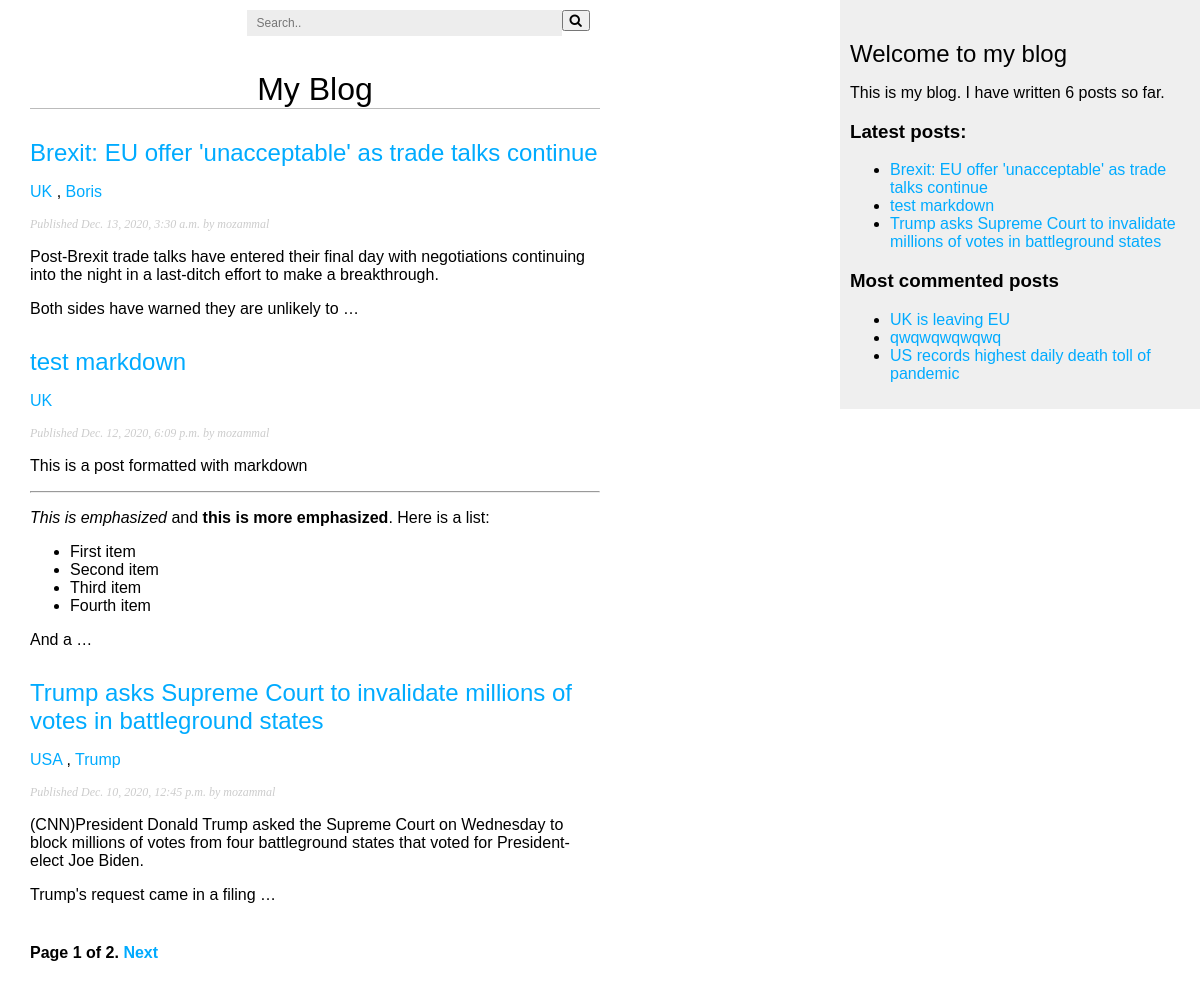
Screenshot of /blog/ with the database file from the repository.
### blog/models.py (models this page shows, shortened)
class Post(models.Model):
    STATUS_CHOICES = (
        ("draft", "Draft"),
        ("published", "Published"),
    )
    title = models.CharField(max_length=250)
    slug = models.SlugField(max_length=250, unique_for_date="publish")
    author = models.ForeignKey(
        User, on_delete=models.CASCADE, related_name="blog_posts"
    )
    body = models.TextField()
    publish = models.DateTimeField(default=timezone.now)
    created = models.DateTimeField(auto_now_add=True)
    updated = models.DateTimeField(auto_now=True)
    status = models.CharField(max_length=10, choices=STATUS_CHOICES, default="draft")
    objects = models.Manager()
    published = PublishedManager()
    tags = TaggableManager()
    def get_absolute_url(self):
        return reverse(
            "blog:post_detail",
            args=[self.publish.year, self.publish.month, self.publish.day, self.slug],
        )
    class Meta:
        ordering = ("-publish",)

### blog/views.py (the view)
# urls.py: path("", views.post_list, name="post_list"),
def post_list(request, tag_slug=None):
    object_list = Post.published.all()
    tag = None
    if tag_slug:
        tag = get_object_or_404(Tag, slug=tag_slug)
        object_list = object_list.filter(tags__in=[tag])
    paginator = Paginator(object_list, 3)  # 3 posts in each page
    page = request.GET.get("page")
    try:
        posts = paginator.page(page)
    except PageNotAnInteger:
        posts = paginator.page(1)
    except EmptyPage:
        posts = paginator.page(paginator.num_pages)
    return render(
        request, "blog/post/list.html", {"page": page, "posts": posts, "tag": tag}
    )

### blog/models.py (called while the page is built)
    def get_queryset(self):
        return super().get_queryset().filter(status="published")

### blog/templatetags/blog_tags.py (called while the page is built)
@register.simple_tag
def total_posts():
    return Post.published.count()

@register.inclusion_tag("blog/post/latest_posts.html")
def show_latest_posts(count=5):
    lastest_posts = Post.published.order_by("-publish")[:count]
    return {"latest_posts": lastest_posts}

@register.simple_tag
def get_most_commented_posts(count=5):
    return Post.published.annotate(total_comments=Count("comments")).order_by(
        "-total_comments"
    )[:count]

@register.filter(name="markdown")
def markdown_format(text):
    return mark_safe(markdown.markdown(text))

### blog/templates/blog/post/list.html (shortened to what this page needs)
{% extends "blog/base.html" %}
{% load blog_tags %}
{% block content %}
  <h1>My Blog</h1>
  {% for post in posts %}
    <h2>
      <a href="{{ post.get_absolute_url }}">
        {{ post.title }}
      </a>
    </h2>
    <p class="tags">
      {% for tag in post.tags.all %}
        <a href="{% url "blog:post_list_by_tag" tag.slug %}">
          {{ tag.name }}
        </a>
        {% if not forloop.last %}, {% endif %}
      {% endfor %}
    </p>
    <p class="date">
      Published {{ post.publish }} by {{ post.author }}
    </p>
    {{ post.body|markdown|truncatewords_html:30 }}
  {% endfor %}
  {% include "pagination.html" with page=posts %}
{% endblock %}

### blog/templates/blog/base.html (shortened to what this page needs)
{% load blog_tags %}
{% load static %}
<!DOCTYPE html>
<html>
<head>
  <link rel="stylesheet" href="https://cdnjs.cloudflare.com/ajax/libs/font-awesome/4.7.0/css/font-awesome.min.css">
  <link href="{% static "css/blog.css" %}" rel="stylesheet">
</head>
<body>
  <div id="content">
    <div id="search-box">
    <form action="{% url  "blog:post_search" %}" method="POST">
      <input type="text" placeholder="Search.." name="q" size="40">
      <button type="submit"><i class="fa fa-search"></i></button>
    </form>
  </div>
    {% block content %}
    {% endblock %}
  </div>
  <div id="sidebar">
    <h2>Welcome to my blog</h2>
    <p> This is my blog. I have written {% total_posts %} posts so far. </p>
    <h3>Latest posts:</h3>
    {% show_latest_posts 3 %}
    <h3>Most commented posts</h3>
    {% get_most_commented_posts 3 as most_commented_posts %}
    <ul>
      {% for post in most_commented_posts %}
        <li>
          <a href="{{ post.get_absolute_url }}">{{ post.title }}</a>
        </li>
      {% endfor %}
    </ul>
  </div>
</body>
</html>

### blog/templates/pagination.html (shortened to what this page needs)
<div class="pagination">
    <span class="step-links">
      <span class="current">
        Page {{ page.number }} of {{ page.paginator.num_pages }}.
      </span>
      {% if page.has_next %}
        <a href="?page={{ page.next_page_number }}">Next</a>
      {% endif %}
    </span>
  </div>

### blog/templates/blog/post/latest_posts.html
<ul>
    {% for post in latest_posts %}
      <li>
        <a href="{{ post.get_absolute_url }}">{{ post.title }}</a>
      </li>
    {% endfor %}
  </ul>

### blog/static/css/blog.css (style rules this page uses)
body { margin:0; padding:0; font-family:helvetica, sans-serif; }
a { color:#00abff; text-decoration:none; }
h1 { font-weight:normal; border-bottom:1px solid #bbb; text-align: center; padding-top: 50px; }
h2 { font-weight:normal; margin:30px 0 0; }
#content { float:left; width:50%; padding:0 0 0 30px; }
#sidebar { float:right; width:30%; padding:10px; background:#efefef; height:100%; }
#search-box { float: right; padding: 10px; }
p.date { color:#ccc; font-family: georgia, serif; font-size: 12px; font-style: italic; }
.pagination { margin:40px 0; font-weight:bold; }
input, textarea { clear:both; float:left; margin:0 0 10px; background:#ededed; border:0; padding:6px 10px; font-size:12px; }
* { box-sizing: border-box; }

### rows the page displays
Post: title "Brexit: EU offer 'unacceptable' as trade talks continue", publish "Dec. 13, 2020, 3:30 a.m.", author "mozammal", body "Post-Brexit trade talks have entered their final day with negotiations continuing into the night in a last-ditch effort to make a breakthrough. Both sides have warned they are unlikely to …"
Tag: name "UK"
Tag: name "Boris"
Post: title "test markdown", publish "Dec. 12, 2020, 6:09 p.m.", author "mozammal", body "This is a post formatted with markdown This is emphasized and this is more emphasized . Here is a list: First item Second item Third item Fourth item And a …"
Post: title "Trump asks Supreme Court to invalidate millions of votes in battleground states", publish "Dec. 10, 2020, 12:45 p.m.", author "mozammal", body "(CNN)President Donald Trump asked the Supreme Court on Wednesday to block millions of votes from four battleground states that voted for President-elect Joe Biden. Trump's request came in a filing …"
Tag: name "USA"
Tag: name "Trump"
Post: title "UK is leaving EU"
Post: title "qwqwqwqwqwq"
Post: title "US records highest daily death toll of pandemic"

### other values shown
{{ page.number }} "1"
{{ page.paginator.num_pages }} "2"
